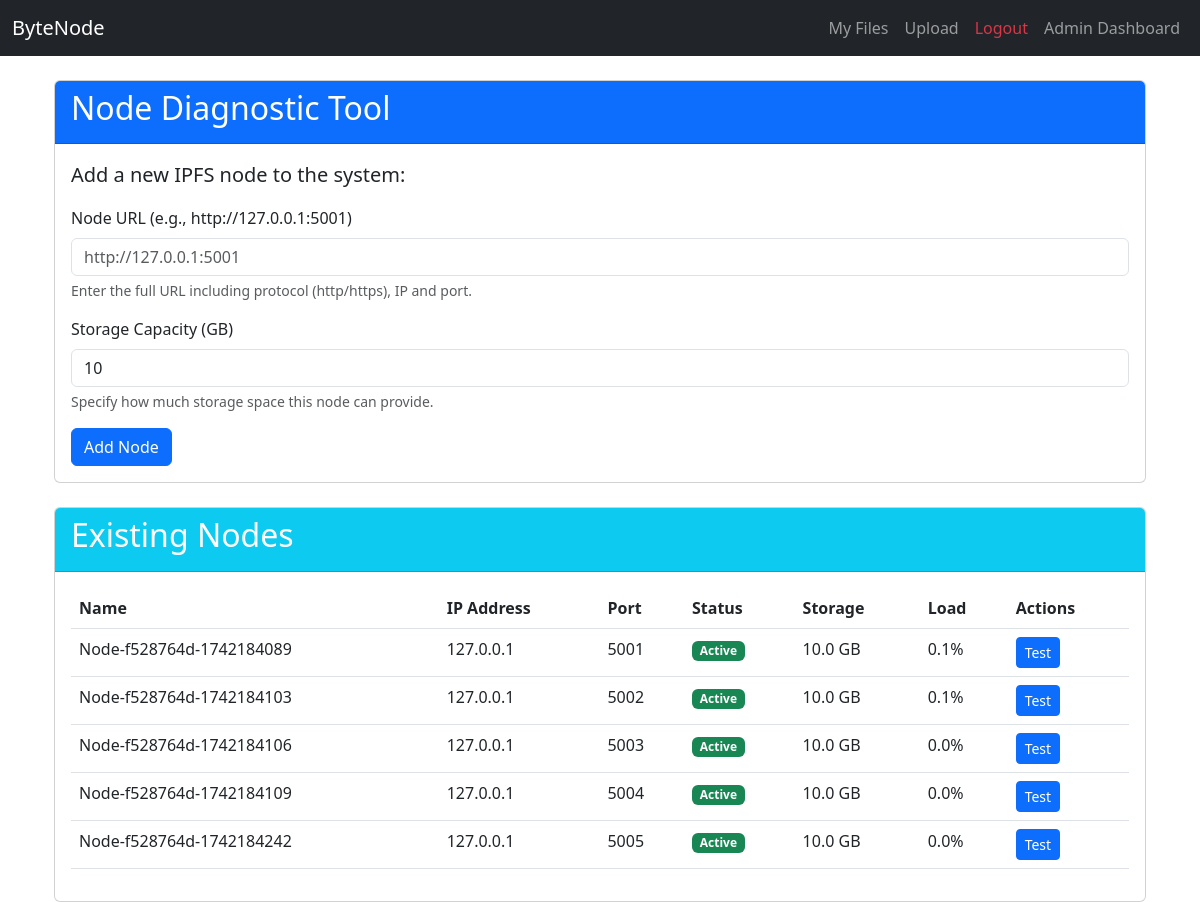
/node-diagnostic/ (signed in), run on an earlier commit of the app's database.
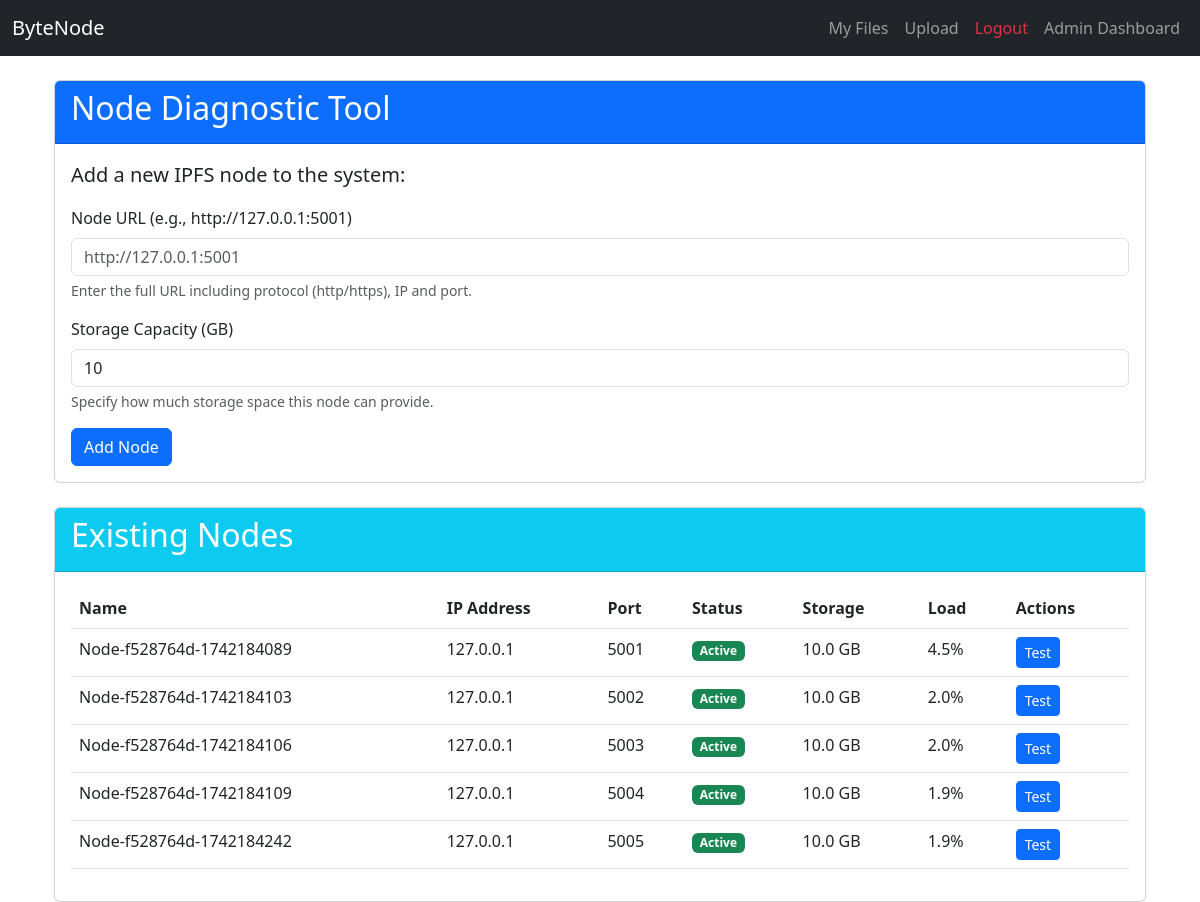
And on a later commit of the database.
### storage/models.py (models this page shows, shortened)
class Node(models.Model):
    name = models.CharField(max_length=100, unique=True)
    ipfs_id = models.CharField(max_length=100, unique=True)
    ip = models.CharField(max_length=100)
    port = models.IntegerField(default=5001)
    api_url = models.CharField(max_length=200, null=True, blank=True)
    is_active = models.BooleanField(default=True)
    load = models.FloatField(default=0.0)
    capacity_gb = models.FloatField(default=10.0)  # Default capacity in GB
    last_seen = models.DateTimeField(auto_now=True)
    consecutive_failures = models.IntegerField(default=0)
    objects = NodeManager()
    all_objects = models.Manager()

### storage/views/admin_views.py (the view, shortened to what this page needs)
# urls.py: path("node-diagnostic/", node_diagnostic, name="node_diagnostic"),
@login_required
@user_passes_test(is_admin, login_url='/files/')
def node_diagnostic(request):
    nodes = Node.objects.all().order_by('name')
    diagnostic_result = None
    active_nodes = Node.objects.filter(is_active=True).order_by('name')
    return render(request, 'storage/node_diagnostic.html', {
        'nodes': nodes,
        'active_nodes': active_nodes,
        'diagnostic_result': diagnostic_result
    })

### storage/models.py (called while the page is built)
    def get_queryset(self):
        return super().get_queryset().exclude(ip__in=BLACKLISTED_IPS)

### storage/views/base_views.py (called while the page is built)
def is_admin(user):
    return user.is_authenticated and (user.is_superuser or user.is_staff)

### storage/templates/storage/node_diagnostic.html (shortened to what the changed rows need)
{% extends 'storage/base.html' %}
{% block content %}
<div class="container mt-4">
    <div class="row">
        <div class="col-md-12">
            <div class="card mb-4">
                <div class="card-header bg-primary text-white">
                    <h2>Node Diagnostic Tool</h2>
                </div>
            </div>
            <div class="card">
                <div class="card-header bg-info text-white">
                    <h2>Existing Nodes</h2>
                </div>
                <div class="card-body">
                    {% if nodes %}
                        <div class="table-responsive">
                            <table class="table table-hover">
                                <thead>
                                    <tr>
                                        <th>Name</th>
                                        <th>IP Address</th>
                                        <th>Port</th>
                                        <th>Status</th>
                                        <th>Storage</th>
                                        <th>Load</th>
                                        <th>Actions</th>
                                    </tr>
                                </thead>
                                <tbody>
                                    {% for node in nodes %}
                                    <tr>
                                        <td>{{ node.name }}</td>
                                        <td>{{ node.ip }}</td>
                                        <td>{{ node.port }}</td>
                                        <td>
                                            {% if node.is_active %}
                                            <span class="badge bg-success">Active</span>
                                            {% else %}
                                            <span class="badge bg-danger">Inactive</span>
                                            {% endif %}
                                        </td>
                                        <td>{{ node.capacity_gb|floatformat:1 }} GB</td>
                                        <td>{{ node.load|floatformat:1 }}%</td>
                                        <td>
                                            <button class="btn btn-sm btn-primary test-node" data-node-id="{{ node.id }}">
                                                 Test
                                            </button>
                                        </td>
                                    </tr>
                                    {% endfor %}
                                </tbody>
                            </table>
                        </div>
                    {% else %}
                        <div class="alert alert-info">
                            No nodes have been added yet. Use the form above to add a node.
                        </div>
                    {% endif %}
                </div>
            </div>
        </div>
    </div>
</div>
{% endblock %}

What changed in the data, as far as the page shows it:
changed Node "Node-f528764d-1742184089": load "0.1" → "4.5"
changed Node "Node-f528764d-1742184103": load "0.1" → "2.0"
changed Node "Node-f528764d-1742184106": load "0.0" → "2.0"
changed Node "Node-f528764d-1742184109": load "0.0" → "1.9"
changed Node "Node-f528764d-1742184242": load "0.0" → "1.9"
